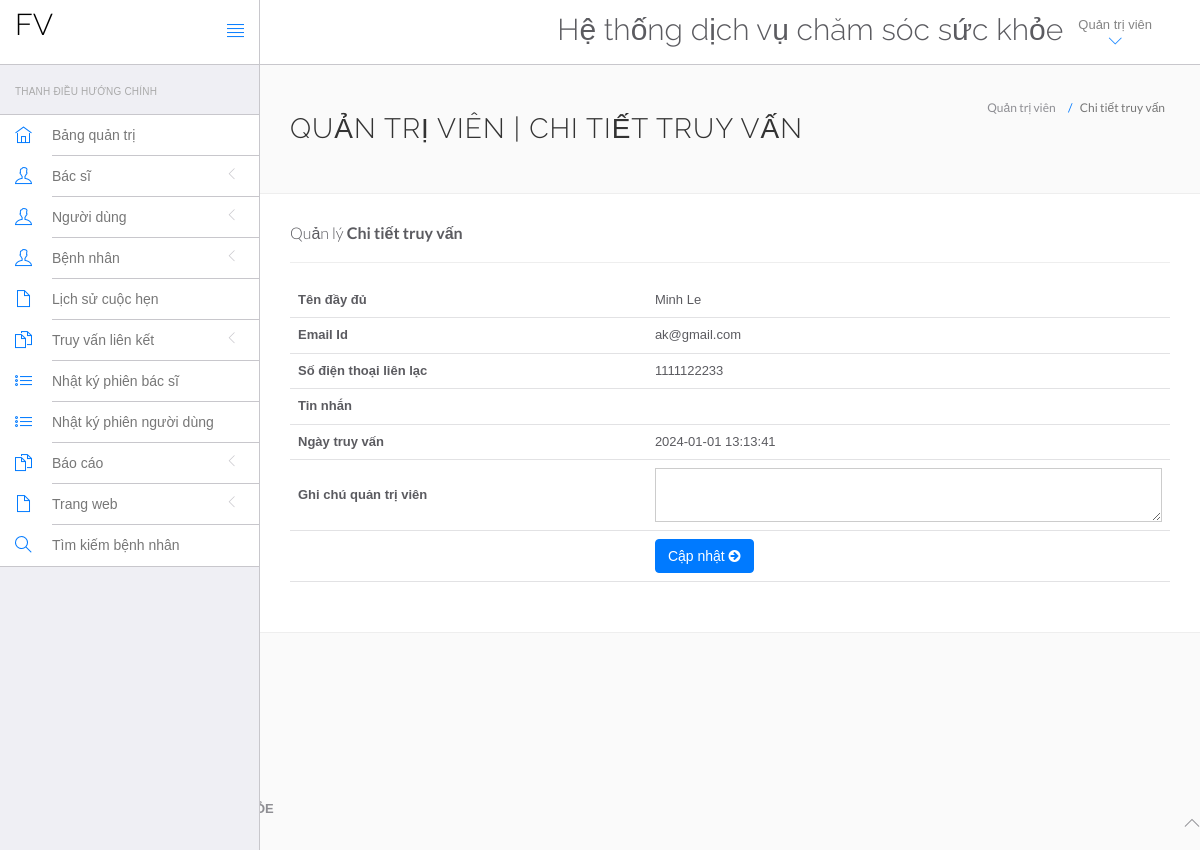
Screenshot of /HeThongQuanLyBenhVien/health_care/admin/query-details.php?id=2 (signed in) with the database file from the repository.
### tables this page shows
CREATE TABLE `tblcontactus` (
  `id` int(11) NOT NULL,
  `fullname` varchar(255) DEFAULT NULL,
  `email` varchar(255) DEFAULT NULL,
  `contactno` bigint(12) DEFAULT NULL,
  `message` mediumtext DEFAULT NULL,
  `PostingDate` timestamp NULL DEFAULT current_timestamp(),
  `AdminRemark` mediumtext DEFAULT NULL,
  `LastupdationDate` timestamp NULL DEFAULT NULL ON UPDATE current_timestamp(),
  `IsRead` int(11) DEFAULT NULL
);

### HeThongQuanLyBenhVien/health_care/admin/query-details.php (the view, shortened to what this page needs)
<?php
include('include/connect.php');
if(strlen($_SESSION['id']==0)) {
 header('location:logout.php');
  } else{
?>
<!DOCTYPE html>
<html lang="en">
	<head>
		<link rel="stylesheet" href="vendor/bootstrap/css/bootstrap.min.css">
		<link rel="stylesheet" href="vendor/fontawesome/css/font-awesome.min.css">
		<link rel="stylesheet" href="vendor/themify-icons/themify-icons.min.css">
		<link href="vendor/animate.css/animate.min.css" rel="stylesheet" media="screen">
		<link href="vendor/perfect-scrollbar/perfect-scrollbar.min.css" rel="stylesheet" media="screen">
		<link href="vendor/switchery/switchery.min.css" rel="stylesheet" media="screen">
		<link href="vendor/bootstrap-touchspin/jquery.bootstrap-touchspin.min.css" rel="stylesheet" media="screen">
		<link href="vendor/select2/select2.min.css" rel="stylesheet" media="screen">
		<link href="vendor/bootstrap-datepicker/bootstrap-datepicker3.standalone.min.css" rel="stylesheet" media="screen">
		<link href="vendor/bootstrap-timepicker/bootstrap-timepicker.min.css" rel="stylesheet" media="screen">
		<link rel="stylesheet" href="assets/css/styles.css">
		<link rel="stylesheet" href="assets/css/plugins.css">
		<link rel="stylesheet" href="assets/css/themes/theme-1.css" id="skin_color" />
	</head>
	<body>
		<div id="app">
<?php include('include/sidebar.php');?>
			<div class="app-content">
						<?php include('include/header.php');?>
				<div class="main-content" >
					<div class="wrap-content container" id="container">
						<section id="page-title">
							<div class="row">
								<div class="col-sm-8">
									<h1 class="mainTitle">Quản trị viên | Chi tiết truy vấn</h1>
																	</div>
								<ol class="breadcrumb">
									<li>
										<span>Quản trị viên</span>
									</li>
									<li class="active">
										<span>Chi tiết truy vấn</span>
									</li>
								</ol>
							</div>
						</section>
						<div class="container-fluid container-fullw bg-white">
									<div class="row">
								<div class="col-md-12">
									<h5 class="over-title margin-bottom-15">Quản lý <span class="text-bold">Chi tiết truy vấn</span></h5>
												<hr />
									<table class="table table-hover" id="sample-table-1">
										<tbody>
<?php
$qid=intval($_GET['id']);
$sql=mysqli_query($con,"select * from tblcontactus where id='$qid'");
while($row=mysqli_fetch_array($sql))
{
?>
											<tr>
												<th>Tên đầy đủ</th>
												<td><?php echo $row['fullname'];?></td>
											</tr>
											<tr>
												<th>Email Id</th>
												<td><?php echo $row['email'];?></td>
											</tr>
											<tr>
												<th>Số điện thoại liên lạc</th>
												<td><?php echo $row['contactno'];?></td>
											</tr>
											<tr>
												<th>Tin nhắn </th>
												<td><?php echo $row['message'];?></td>
												</tr>
																						<tr>
												<th> Ngày truy vấn</th>
												<td><?php echo $row['PostingDate'];?></td>
												</tr>
<?php if($row['AdminRemark']==""){?>
<form name="query" method="post">
	<tr>
												<th>Ghi chú quản trị viên</th>
												<td><textarea name="adminremark" class="form-control" required="true"></textarea></td>
												</tr>
												<tr>
													<td>&nbsp;</td>
													<td>
														<button type="submit" class="btn btn-primary pull-left" name="update">
		Cập nhật <i class="fa fa-arrow-circle-right"></i>
								</button>
													</td>
												</tr>
</form>
											<?php
											 }} ?>
										</tbody>
									</table>
								</div>
							</div>
								</div>
							</div>
						</div>
					</div>
				</div>
	<?php include('include/footer.php');?>
	</body>
</html>
<?php } ?>

### HeThongQuanLyBenhVien/health_care/admin/assets/css/themes/theme-1.css (style rules this page uses)
body { background: #FAFAFA; }

### rows the page displays
tblcontactus: fullname "Minh Le", email "ak@gmail.com", contactno "1111122233", PostingDate "2024-01-01 13:13:41"
